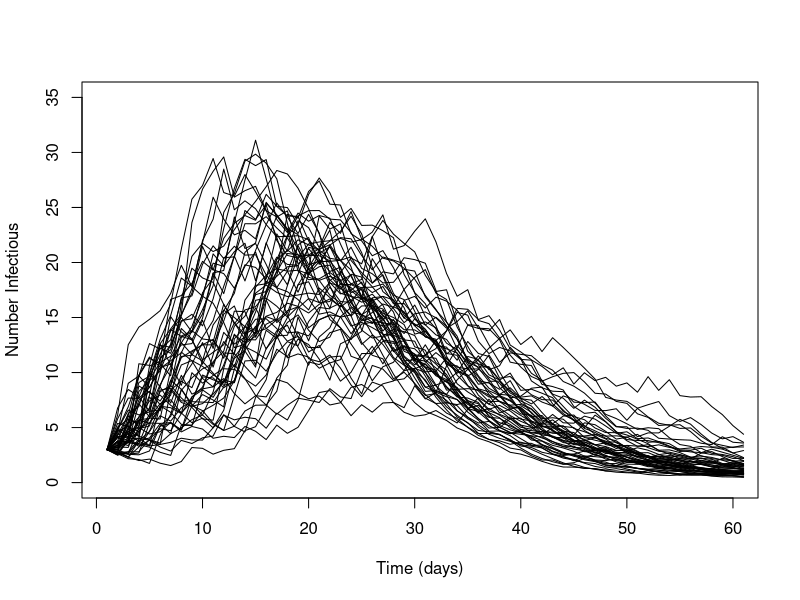
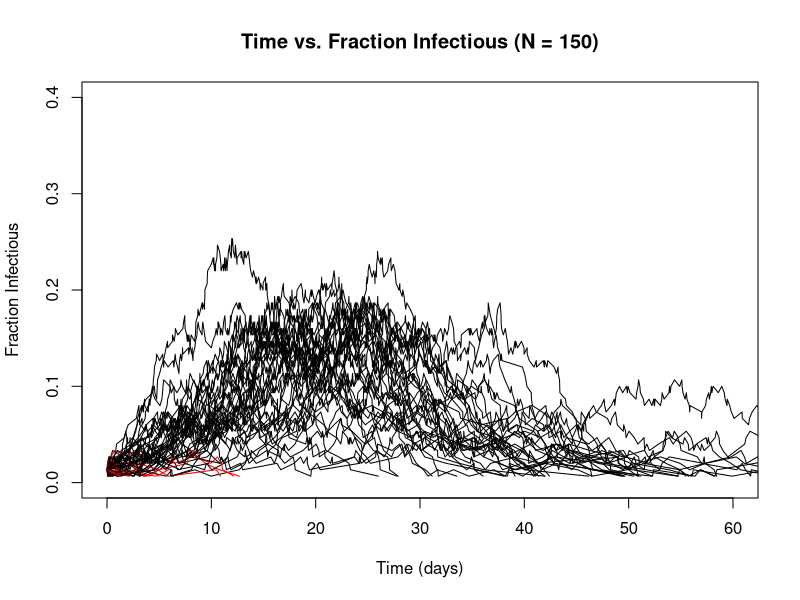
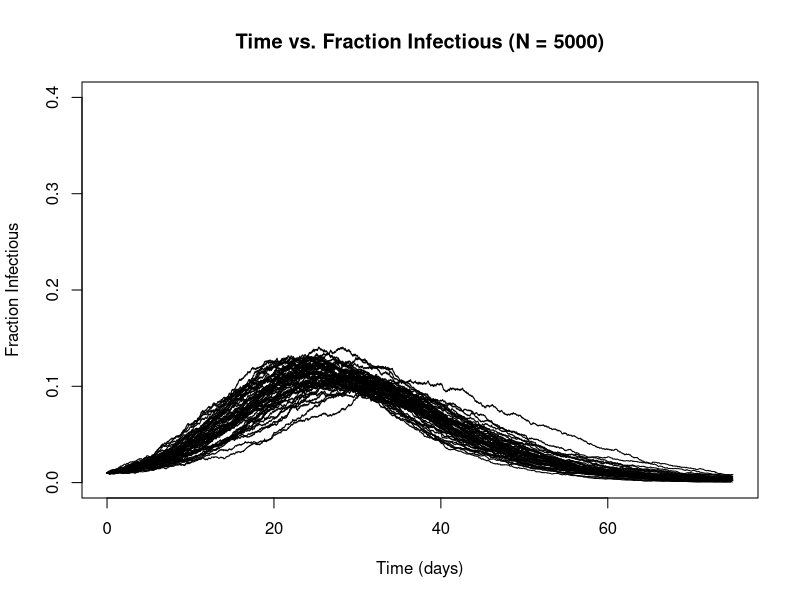

Write the R code that produced these figures, in order.
## ---- chunk 1
knitr::opts_chunk$set(echo = TRUE, fig.pos = 'h')
## ---- chunk 2
#-------------------------------------------------------
#-------------------------------------------------------
library(deSolve)
library(tidyverse)

#-------------------------------------------------------
#-------------------------------------------------------
# Function to solve the ODE system

stoch_XYZ_ode = function(t, y, params){
  with(as.list(c(y, params)), {
    
    # storage
    ## We need to have a vector of size equal to the number of ODEs in the system
    dydt = rep(0, 3)
    
    # equations:
    dydt[1] = -abs(beta_bar * (1 + noise / sqrt(abs(y[2])))) * y[1] * y[2] / pop_N
    dydt[2] = abs(beta_bar * (1 + noise / sqrt(abs(y[2])))) / pop_N * y[1] * y[2] - gamma * y[2]
    dydt[3] = gamma * y[2]       
    
    return(list(dydt))
    
  })
}

#-------------------------------------------------------
#-------------------------------------------------------

# Define a function that will solve the ODE over one day 
# (i.e. one "step") at a time

solve_ODE_1step = function(inits, params){
  
  # Run your ODE with the inputs to the function:
  out_temp = ode(y = inits, 
                 times = time_ode, 
                 func = stoch_XYZ_ode, 
                 method="ode45", # Runge-Kutta 4-5 method
                 parms = params)
  
  # Object 'out' is a matrix
  # Specify the column names
  # Then convert to data.frame object
  colnames(out_temp) = c("time", "X", "Y", "Z")
  out_temp = data.frame(out_temp)
  
  # Return the data frame
  return(out_temp)
  
}

#-------------------------------------------------------
#-------------------------------------------------------

# Now we can create a loop to solve the ODE over many days
# Only one epidemic:
t_min = 1
t_max = 60

# population size
pop_N = 150

# static parameter values
gamma = 1 / 5
beta_bar = 0.35 

# Plot the number infectious over time.
plot(NA,NA,
     xlim = c(t_min, t_max),
     ylim = c(0, 35),
     xlab = "Time (days)",
     ylab = "Number Infectious")

for (i in 1:50)
{
  # Time to solve ODE, one day at a time:
time_ode = seq(0, 1, by = 1)

# Create a loop:
for(i in t_min:t_max){
  
  if(i == t_min){ # If this is the first time looping...
    # Set your initial values manually:
    Y0 = 3
    X0 = pop_N - Y0
    Z0 = 0
  }else{ # otherwise...
    # What am I doing here??
    X0 = df_temp[nrow(df_temp), 2]
    Y0 = df_temp[nrow(df_temp), 3]
    Y0 = ifelse(Y0 < 0, 0, Y0) # Ensure positive values
    Z0 = df_temp[nrow(df_temp), 4]
  }
  
  inits_temp = c(X0, Y0, Z0)
  
  # Draw a value of noise that randomly alters transmission:
  noise_temp = rnorm(1, 0, 2)
  
  # Store your params:
  params_temp = c(beta_bar = beta_bar,
                  noise = noise_temp,
                  gamma = gamma,
                  pop_N = pop_N)
  
  # Solve over one day
  df_temp = solve_ODE_1step(inits = inits_temp,
                                params = params_temp)
  
  # What is the rest of this doing??
  time_ode_fix = seq(i, i+1, by = 1)
  df_temp$time = time_ode_fix
  
  if(i == t_min){
    out = df_temp
  }else{
    out = rbind(out, df_temp)
  }

}
lines(out$Y ~ out$time)
}

## ---- chunk 3

plot(NA, NA,
     xlim = c(0, t_max), ylim = c(0, 0.4),
     main = "Time vs. Fraction Infectious (N = 150)",
     xlab = "Time (days)", ylab = "Fraction Infectious")

for (i in 1:50)
{
  # Time
  t_now = 0
  next_event = 0
  t_max = 75
  t_vec = NULL
  
  # Population size
  pop_N = 150
  y_now = ceiling(pop_N * 0.01) # what is this doing?
  x_now = pop_N - y_now
  z_now = 0
  
  y_vec = NULL
  x_vec = NULL
  z_vec = NULL
  
  # Parameters
  beta = 0.35
  beta_scaled = beta / pop_N
  gamma = 1/5
  
  # counter 
  count = 1
  
  # What does the while() function do? 
  while(x_now > 0 & y_now > 0 & t_now <= t_max){
    
    # Store your variables
    t_vec[count] = t_now
    x_vec[count] = x_now
    y_vec[count] = y_now
    z_vec[count] = z_now
    
    # Draw the next event time
    SIR_rate = (beta_scaled * x_now * y_now) + (gamma * y_now)
    next_event = rexp(n=1, rate=SIR_rate)
    t_now = t_now + next_event
    
    # Decide the event
    # And update the variables
    rand = runif(n=1, min=0, max=1) # uniform random variate
    trans_prob = (beta_scaled * x_now * y_now) / SIR_rate
    
    if(rand < trans_prob){
      # Transmission event
      x_now = x_now - 1
      y_now = y_now + 1
      z_now = z_now
    }else{
      # Removal event
      x_now = x_now
      y_now = y_now - 1
      z_now = z_now + 1
    }
    
    count = count + 1
    
  }
  
  # Plot Fraction Infectious over time
  
  FractI = y_vec / (y_vec + x_vec + z_vec)
  if (max(t_vec) <= 20)
  {
    lines(FractI ~ t_vec, col = "red")
  } else {
    lines(FractI ~ t_vec, col = "black")
  }
}

plot(NA, NA,
     xlim = c(0, t_max), ylim = c(0, 0.4),
     main = "Time vs. Fraction Infectious (N = 5000)",
     xlab = "Time (days)", ylab = "Fraction Infectious")

for (i in 1:50)
{
  # Time
  t_now = 0
  next_event = 0
  t_max = 75
  t_vec = NULL
  
  # Population size
  pop_N = 5000
  y_now = ceiling(pop_N * 0.01) # what is this doing?
  x_now = pop_N - y_now
  z_now = 0
  
  y_vec = NULL
  x_vec = NULL
  z_vec = NULL
  
  # Parameters
  beta = 0.35
  beta_scaled = beta / pop_N
  gamma = 1/5
  
  # counter 
  count = 1
  
  # What does the while() function do? 
  while(x_now > 0 & y_now > 0 & t_now <= t_max){
    
    # Store your variables
    t_vec[count] = t_now
    x_vec[count] = x_now
    y_vec[count] = y_now
    z_vec[count] = z_now
    
    # Draw the next event time
    SIR_rate = (beta_scaled * x_now * y_now) + (gamma * y_now)
    next_event = rexp(n=1, rate=SIR_rate)
    t_now = t_now + next_event
    
    # Decide the event
    # And update the variables
    rand = runif(n=1, min=0, max=1) # uniform random variate
    trans_prob = (beta_scaled * x_now * y_now) / SIR_rate
    
    if(rand < trans_prob){
      # Transmission event
      x_now = x_now - 1
      y_now = y_now + 1
      z_now = z_now
    }else{
      # Removal event
      x_now = x_now
      y_now = y_now - 1
      z_now = z_now + 1
    }
    
    count = count + 1
    
  }
  
  # Plot Fraction Infectious over time
  
  FractI = y_vec / (y_vec + x_vec + z_vec)
  if (max(t_vec) <= 20)
  {
    lines(FractI ~ t_vec, col = "red")
  } else {
    lines(FractI ~ t_vec, col = "black")
  }
}
